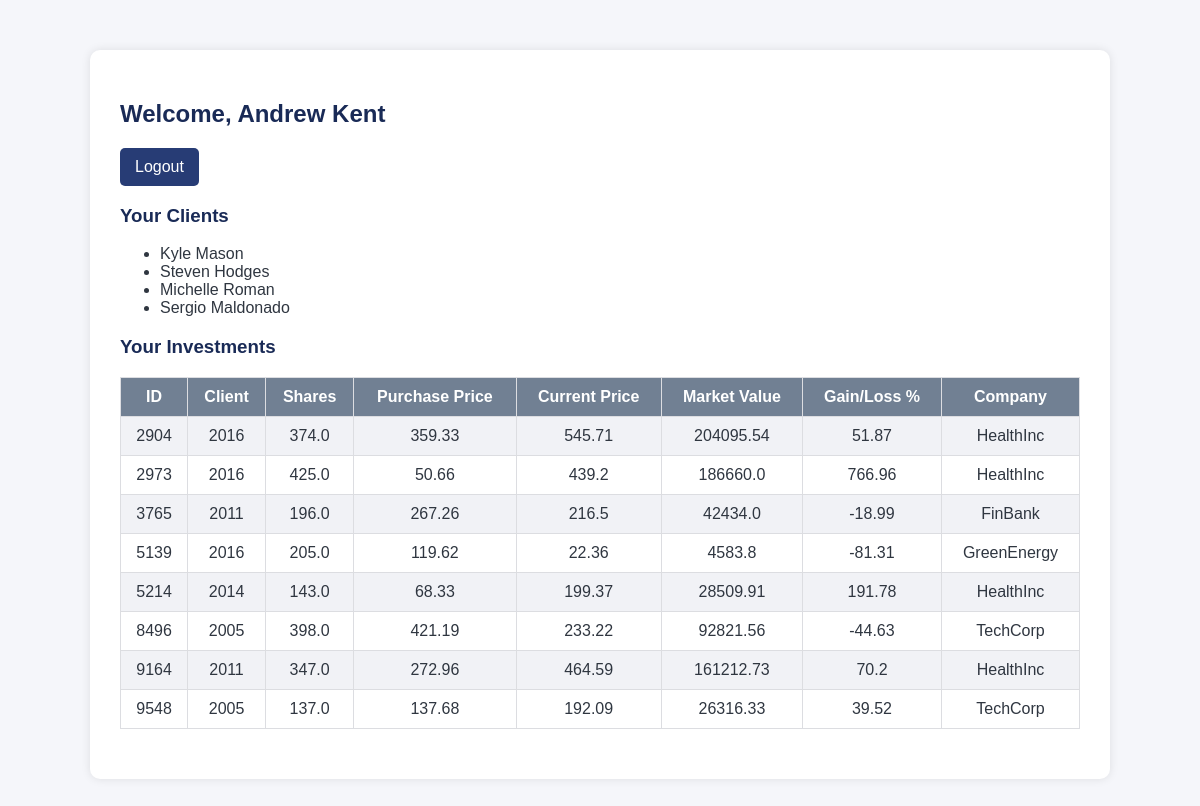
The app's page /employee_dashboard (signed in) with its own data.
### models.py (models this page shows)
class Employee(Base):
    __tablename__ = "employees"
    employee_id = Column(Integer, primary_key=True, index=True)
    first_name = Column(String)
    last_name = Column(String)
    date_of_birth = Column(Date)
    gender = Column(String)
    work_email = Column(String, unique=True)
    password_hash = Column(String)
    phone_number = Column(String)
    address = Column(String)
    start_date = Column(Date)
    job_title = Column(String)
    base_salary = Column(Float)
    commission_rate = Column(Float)
    license_number = Column(String)
    license_expiry_date = Column(Date)
    manager_id = Column(Integer, ForeignKey("employees.employee_id"), nullable=True)  # Managers can be null
    clients = relationship("Client", back_populates="advisor")
    investments = relationship("Investment", back_populates="advisor")

class Client(Base):
    __tablename__ = "clients"
    client_id = Column(Integer, primary_key=True, index=True)
    first_name = Column(String)
    last_name = Column(String)
    date_of_birth = Column(Date)
    gender = Column(String)
    marital_status = Column(String)
    email = Column(String, unique=True)
    password_hash = Column(String)
    phone_number = Column(String)
    address = Column(String)
    employment_status = Column(String)
    annual_income = Column(Float)
    risk_tolerance = Column(String)
    advisor_id = Column(Integer, ForeignKey("employees.employee_id"))
    advisor = relationship("Employee", back_populates="clients")
    investments = relationship("Investment", back_populates="client")

class Investment(Base):
    __tablename__ = "investments"
    investment_id = Column(Integer, primary_key=True, index=True)
    client_id = Column(Integer, ForeignKey("clients.client_id"))
    advisor_id = Column(Integer, ForeignKey("employees.employee_id"))
    company_id = Column(Integer, ForeignKey("companies.company_id"))
    date = Column(Date)
    shares_purchased = Column(Float)
    purchase_price_per_share = Column(Float)
    broker_fees = Column(Float)
    current_price = Column(Float)
    market_value = Column(Float)
    gain_loss_percent = Column(Float)
    exit_date = Column(Date, nullable=True)
    client = relationship("Client", back_populates="investments")
    advisor = relationship("Employee", back_populates="investments")
    company = relationship("Company", back_populates="investments")

class Company(Base):
    __tablename__ = "companies"
    company_id = Column(Integer, primary_key=True, index=True)
    company_name = Column(String, nullable=False)
    abbreviation = Column(String)
    isin = Column(String)
    industry = Column(String)
    country = Column(String)
    company_type = Column(String)
    market_cap = Column(Float)
    revenue = Column(Float)
    earnings_per_share = Column(Float)
    target_price = Column(Float)
    investments = relationship("Investment", back_populates="company")

### app.py (the view)
@app.route("/employee_dashboard")
def employee_dashboard():
    if session.get("user_type") != "employee":
        return redirect(url_for("login"))
    db = SessionLocal()
    employee = db.query(Employee).get(session["user_id"])
    clients = db.query(Client).filter(Client.advisor_id == employee.employee_id).all()
    investments = db.query(Investment).filter(Investment.advisor_id == employee.employee_id).all()
    for inv in investments:
        inv.company = db.query(Company).get(inv.company_id)
    return render_template("employee_dashboard.html",
                           employee=employee,
                           clients=clients,
                           investments=investments)

### templates/employee_dashboard.html (shortened to what this page needs)
<!DOCTYPE html>
<html>
<head>
    <link rel="stylesheet" href="{{ url_for('static', filename='style.css') }}">
</head>
<body>
    <div class="container">
        <h2>Welcome, {{ employee.first_name }} {{ employee.last_name }}</h2>
        <a href="{{ url_for('logout') }}">Logout</a>
        <h3>Your Clients</h3>
        <ul>
            {% for client in clients %}
            <li>{{ client.first_name }} {{ client.last_name }}</li>
            {% endfor %}
        </ul>
        <h3>Your Investments</h3>
        <table>
            <tr>
                <th>ID</th>
                <th>Client</th>
                <th>Shares</th>
                <th>Purchase Price</th>
                <th>Current Price</th>
                <th>Market Value</th>
                <th>Gain/Loss %</th>
                <th>Company</th>
            </tr>
            {% for investment in investments %}
            <tr>
                <td>{{ investment.investment_id }}</td>
                <td>{{ investment.client_id }}</td>
                <td>{{ investment.shares_purchased }}</td>
                <td>{{ investment.purchase_price_per_share }}</td>
                <td>{{ investment.current_price }}</td>
                <td>{{ investment.market_value }}</td>
                <td>{{ investment.gain_loss_percent }}</td>
                <td>{{ investment.company.company_name if investment.company else "N/A" }}</td>
            </tr>
            {% else %}
            <tr><td colspan="8">No investments found</td></tr>
            {% endfor %}
        </table>
    </div>
</body>
</html>

### static/style.css (style rules this page uses)
body { font-family: Arial, sans-serif; background-color: #f5f6fa; color: #2f3640; margin: 0; padding: 0; }
.container { width: 80%; margin: 50px auto; background: #fff; padding: 30px; border-radius: 10px; box-shadow: 0 0 10px rgba(0,0,0,0.1); }
h2, h3 { color: #192a56; }
table { width: 100%; border-collapse: collapse; margin-bottom: 20px; }
table, th, td { border: 1px solid #dcdde1; }
th, td { padding: 10px; text-align: center; }
th { background-color: #718093; color: white; }
tr:nth-child(even) { background-color: #f1f2f6; }
a { display: inline-block; padding: 10px 15px; background-color: #273c75; color: white; text-decoration: none; border-radius: 5px; }

### records on screen
Employee: first_name "Andrew", last_name "Kent"
Client: first_name "Kyle", last_name "Mason"
Client: first_name "Steven", last_name "Hodges"
Client: first_name "Michelle", last_name "Roman"
Client: first_name "Sergio", last_name "Maldonado"
Investment: investment_id "2904", client_id "2016", shares_purchased "374.0", purchase_price_per_share "359.33", current_price "545.71", market_value "204095.54", gain_loss_percent "51.87", company "HealthInc"
Investment: investment_id "2973", client_id "2016", shares_purchased "425.0", purchase_price_per_share "50.66", current_price "439.2", market_value "186660.0", gain_loss_percent "766.96", company "HealthInc"
Investment: investment_id "3765", client_id "2011", shares_purchased "196.0", purchase_price_per_share "267.26", current_price "216.5", market_value "42434.0", gain_loss_percent "-18.99", company "FinBank"
Investment: investment_id "5139", client_id "2016", shares_purchased "205.0", purchase_price_per_share "119.62", current_price "22.36", market_value "4583.8", gain_loss_percent "-81.31", company "GreenEnergy"
Investment: investment_id "5214", client_id "2014", shares_purchased "143.0", purchase_price_per_share "68.33", current_price "199.37", market_value "28509.91", gain_loss_percent "191.78", company "HealthInc"
Investment: investment_id "8496", client_id "2005", shares_purchased "398.0", purchase_price_per_share "421.19", current_price "233.22", market_value "92821.56", gain_loss_percent "-44.63", company "TechCorp"
Investment: investment_id "9164", client_id "2011", shares_purchased "347.0", purchase_price_per_share "272.96", current_price "464.59", market_value "161212.73", gain_loss_percent "70.2", company "HealthInc"
Investment: investment_id "9548", client_id "2005", shares_purchased "137.0", purchase_price_per_share "137.68", current_price "192.09", market_value "26316.33", gain_loss_percent "39.52", company "TechCorp"
